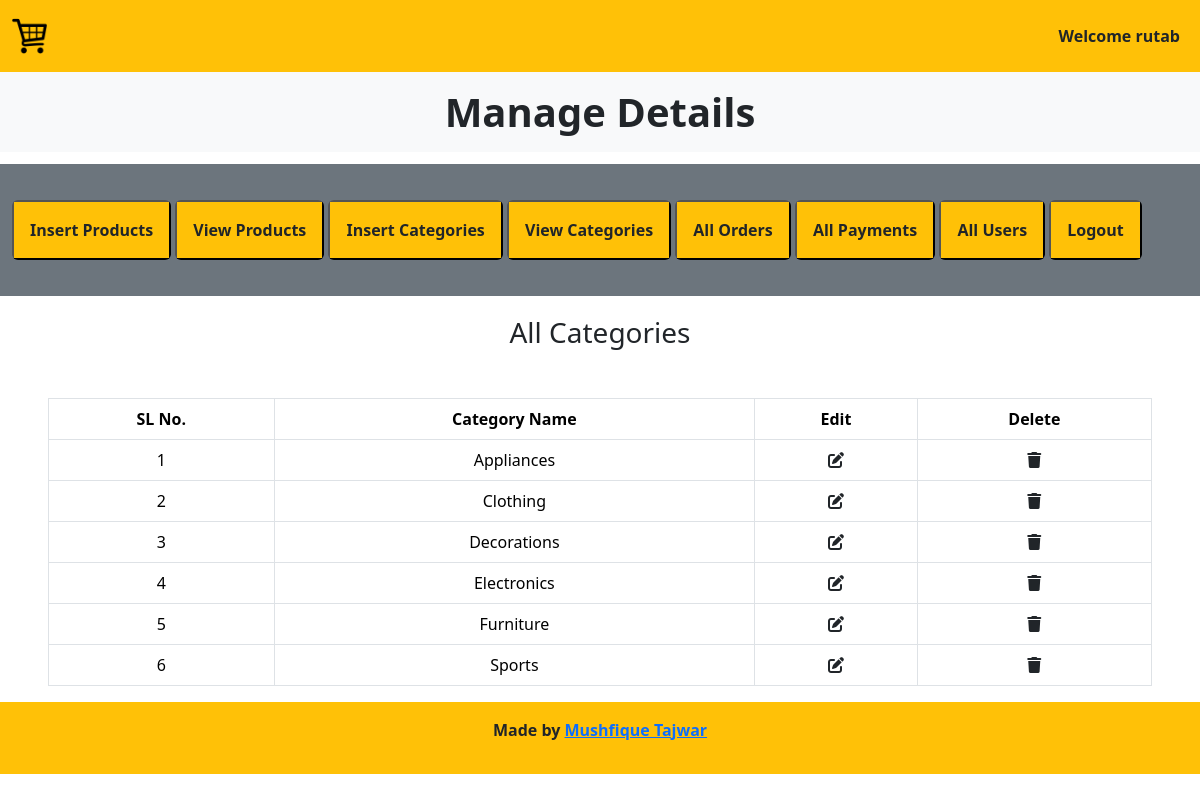
Screenshot of /Admin_area/index.php?view_categories (signed in) with the database file from the repository.
### tables this page shows
CREATE TABLE `categories` (
  `category_id` int(11) NOT NULL,
  `category_name` varchar(100) NOT NULL
);

### Admin_area/view_categories.php (the view)
<h3 class="text-center text-dark">
  All Categories
</h3>
<table class="table table-bordered mt-5">
  <thead class="bg-warning">
  <tr class="text-center">
    <th>SL No.</th>
    <th>Category Name</th>
    <th>Edit</th>
    <th>Delete</th>
  </tr>
  </thead>
  <tbody class="bg-secondary text-light">
  <?php
    $select_cat= "SELECT * FROM categories ORDER BY category_name asc";
    $result=mysqli_query($con,$select_cat);
    $num=0;
    while($row=mysqli_fetch_assoc($result)){
      $category_id=$row['category_id'];
      $category_name=$row['category_name'];
      $num++;
  ?>
    <tr class="text-center">
      <td><?php echo $num;?></td>
      <td><?php echo $category_name;?></td>
      <td><a href='index.php?edit_category=<?php echo $category_id?>' class='text-dark'><i class='fa-solid fa-pen-to-square'></i></a></td>
      <td><a href='index.php?delete_category=<?php echo $category_id?>' class='text-dark'><i class='fa-solid fa-trash'></i></a></td>
    </tr>
<?php
}
?>
  </tbody>
</table>

### style.css (style rules this page uses)
* { margin: 0; padding: 0; box-sizing: border-box; }

### rows the page displays
categories: category_name "Appliances"
categories: category_name "Clothing"
categories: category_name "Decorations"
categories: category_name "Electronics"
categories: category_name "Furniture"
categories: category_name "Sports"

### other values shown
$_SESSION['admin_username'] "rutab"
